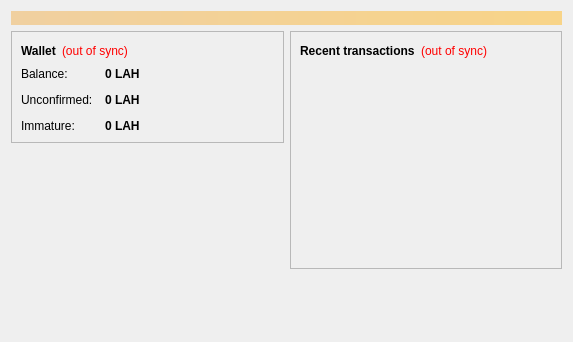
<?xml version="1.0" encoding="UTF-8"?>
<ui version="4.0">
 <class>OverviewPage</class>
 <widget class="QWidget" name="OverviewPage">
  <property name="geometry">
   <rect>
    <x>0</x>
    <y>0</y>
    <width>573</width>
    <height>342</height>
   </rect>
  </property>
  <property name="windowTitle">
   <string>Form</string>
  </property>
  <layout class="QVBoxLayout" name="topLayout">
   <item>
    <widget class="QLabel" name="labelAlerts">
     <property name="visible">
      <bool>false</bool>
     </property>
     <property name="styleSheet">
      <string notr="true">background-color: qlineargradient(x1: 0, y1: 0, x2: 1, y2: 0, stop:0 #F0D0A0, stop:1 #F8D488); color:#000000;</string>
     </property>
     <property name="wordWrap">
      <bool>true</bool>
     </property>
     <property name="margin">
      <number>3</number>
     </property>
    </widget>
   </item>
   <item>
    <layout class="QHBoxLayout" name="horizontalLayout" stretch="1,1">
     <item>
      <layout class="QVBoxLayout" name="verticalLayout_2">
       <item>
        <widget class="QFrame" name="frame">
         <property name="frameShape">
          <enum>QFrame::StyledPanel</enum>
         </property>
         <property name="frameShadow">
          <enum>QFrame::Raised</enum>
         </property>
         <layout class="QVBoxLayout" name="verticalLayout_4">
          <item>
           <layout class="QHBoxLayout" name="horizontalLayout_4">
            <item>
             <widget class="QLabel" name="label_5">
              <property name="font">
               <font>
                <weight>75</weight>
                <bold>true</bold>
               </font>
              </property>
              <property name="text">
               <string>Wallet</string>
              </property>
             </widget>
            </item>
            <item>
             <widget class="QLabel" name="labelWalletStatus">
              <property name="toolTip">
               <string>The displayed information may be out of date. Your wallet automatically synchronizes with the LahCoin network after a connection is established, but this process has not completed yet.</string>
              </property>
              <property name="styleSheet">
               <string notr="true">QLabel { color: red; }</string>
              </property>
              <property name="text">
               <string notr="true">(out of sync)</string>
              </property>
              <property name="alignment">
               <set>Qt::AlignLeading|Qt::AlignLeft|Qt::AlignVCenter</set>
              </property>
             </widget>
            </item>
            <item>
             <spacer name="horizontalSpacer_2">
              <property name="orientation">
               <enum>Qt::Horizontal</enum>
              </property>
              <property name="sizeHint" stdset="0">
               <size>
                <width>40</width>
                <height>20</height>
               </size>
              </property>
             </spacer>
            </item>
           </layout>
          </item>
          <item>
           <layout class="QFormLayout" name="formLayout_2">
            <property name="fieldGrowthPolicy">
             <enum>QFormLayout::AllNonFixedFieldsGrow</enum>
            </property>
            <property name="horizontalSpacing">
             <number>12</number>
            </property>
            <property name="verticalSpacing">
             <number>12</number>
            </property>
            <item row="0" column="0">
             <widget class="QLabel" name="label">
              <property name="text">
               <string>Balance:</string>
              </property>
             </widget>
            </item>
            <item row="0" column="1">
             <widget class="QLabel" name="labelBalance">
              <property name="font">
               <font>
                <weight>75</weight>
                <bold>true</bold>
               </font>
              </property>
              <property name="cursor">
               <cursorShape>IBeamCursor</cursorShape>
              </property>
              <property name="toolTip">
               <string>Your current balance</string>
              </property>
              <property name="text">
               <string notr="true">0 LAH</string>
              </property>
              <property name="textInteractionFlags">
               <set>Qt::LinksAccessibleByMouse|Qt::TextSelectableByKeyboard|Qt::TextSelectableByMouse</set>
              </property>
             </widget>
            </item>
            <item row="1" column="0">
             <widget class="QLabel" name="label_3">
              <property name="text">
               <string>Unconfirmed:</string>
              </property>
             </widget>
            </item>
            <item row="1" column="1">
             <widget class="QLabel" name="labelUnconfirmed">
              <property name="font">
               <font>
                <weight>75</weight>
                <bold>true</bold>
               </font>
              </property>
              <property name="cursor">
               <cursorShape>IBeamCursor</cursorShape>
              </property>
              <property name="toolTip">
               <string>Total of transactions that have yet to be confirmed, and do not yet count toward the current balance</string>
              </property>
              <property name="text">
               <string notr="true">0 LAH</string>
              </property>
              <property name="textInteractionFlags">
               <set>Qt::LinksAccessibleByMouse|Qt::TextSelectableByKeyboard|Qt::TextSelectableByMouse</set>
              </property>
             </widget>
            </item>
            <item row="2" column="0">
             <widget class="QLabel" name="labelImmatureText">
              <property name="text">
               <string>Immature:</string>
              </property>
             </widget>
            </item>
            <item row="2" column="1">
             <widget class="QLabel" name="labelImmature">
              <property name="font">
               <font>
                <weight>75</weight>
                <bold>true</bold>
               </font>
              </property>
              <property name="toolTip">
               <string>Mined balance that has not yet matured</string>
              </property>
              <property name="text">
               <string notr="true">0 LAH</string>
              </property>
              <property name="textInteractionFlags">
               <set>Qt::LinksAccessibleByMouse|Qt::TextSelectableByKeyboard|Qt::TextSelectableByMouse</set>
              </property>
             </widget>
            </item>
           </layout>
          </item>
         </layout>
        </widget>
       </item>
       <item>
        <spacer name="verticalSpacer">
         <property name="orientation">
          <enum>Qt::Vertical</enum>
         </property>
         <property name="sizeHint" stdset="0">
          <size>
           <width>20</width>
           <height>40</height>
          </size>
         </property>
        </spacer>
       </item>
        <item>
         <widget class="QLabel" name="label_wallet_bgcoin">
          <property name="text">
           <string/>
          </property>
          <property name="pixmap">
           <pixmap resource="../bitcoin.qrc">:/images/wallet_bgcoin</pixmap>
          </property>
          <property name="scaledContents">
           <bool>false</bool>
          </property>
          <property name="alignment">
           <set>Qt::AlignCenter</set>
          </property>
          <property name="margin">
           <number>-2</number>
          </property>
         </widget>
        </item>
        <item>
         <widget class="QLabel" name="label_6">
          <property name="text">
           <string/>
          </property>
         </widget>
        </item>
      </layout>
     </item>
     <item>
      <layout class="QVBoxLayout" name="verticalLayout_3">
       <item>
        <widget class="QFrame" name="frame_2">
         <property name="frameShape">
          <enum>QFrame::StyledPanel</enum>
         </property>
         <property name="frameShadow">
          <enum>QFrame::Raised</enum>
         </property>
         <layout class="QVBoxLayout" name="verticalLayout">
          <item>
           <layout class="QHBoxLayout" name="horizontalLayout_2">
            <item>
             <widget class="QLabel" name="label_4">
              <property name="text">
               <string>&lt;b&gt;Recent transactions&lt;/b&gt;</string>
              </property>
             </widget>
            </item>
            <item>
             <widget class="QLabel" name="labelTransactionsStatus">
              <property name="toolTip">
               <string>The displayed information may be out of date. Your wallet automatically synchronizes with the LahCoin network after a connection is established, but this process has not completed yet.</string>
              </property>
              <property name="styleSheet">
               <string notr="true">QLabel { color: red; }</string>
              </property>
              <property name="text">
               <string notr="true">(out of sync)</string>
              </property>
              <property name="alignment">
               <set>Qt::AlignRight|Qt::AlignTrailing|Qt::AlignVCenter</set>
              </property>
             </widget>
            </item>
            <item>
             <spacer name="horizontalSpacer">
              <property name="orientation">
               <enum>Qt::Horizontal</enum>
              </property>
              <property name="sizeHint" stdset="0">
               <size>
                <width>40</width>
                <height>20</height>
               </size>
              </property>
             </spacer>
            </item>
           </layout>
          </item>
          <item>
           <widget class="QListView" name="listTransactions">
            <property name="styleSheet">
             <string notr="true">QListView { background: transparent; }</string>
            </property>
            <property name="frameShape">
             <enum>QFrame::NoFrame</enum>
            </property>
            <property name="verticalScrollBarPolicy">
             <enum>Qt::ScrollBarAlwaysOff</enum>
            </property>
            <property name="horizontalScrollBarPolicy">
             <enum>Qt::ScrollBarAlwaysOff</enum>
            </property>
            <property name="selectionMode">
             <enum>QAbstractItemView::NoSelection</enum>
            </property>
           </widget>
          </item>
         </layout>
        </widget>
       </item>
       <item>
        <spacer name="verticalSpacer_2">
         <property name="orientation">
          <enum>Qt::Vertical</enum>
         </property>
         <property name="sizeHint" stdset="0">
          <size>
           <width>20</width>
           <height>40</height>
          </size>
         </property>
        </spacer>
       </item>
      </layout>
     </item>
    </layout>
   </item>
  </layout>
 </widget>
 <resources/>
 <connections/>
</ui>
